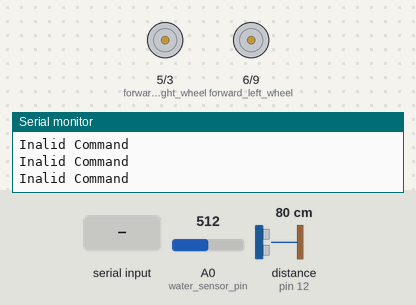
Bench run of a sketch on a simulated Arduino Uno, built with avr-gcc and run on an emulated ATmega328P. Parts: motor-driver pin pairs drawn as motors (green arrow = first pin HIGH = forward, orange = second pin HIGH = backward, longer = more drive), the last lines printed to the serial monitor. The inputs (shaded band) are chosen by the test bench; at power-on: A0 (water_sensor_pin) = 512, distance to the obstacle (sensor on pin 12) 80 cm. The echo pulse lasts 58.3 µs per cm.

Above: at 1.2 s.
1.3 s: "f" received over Serial
At 4.1 s:
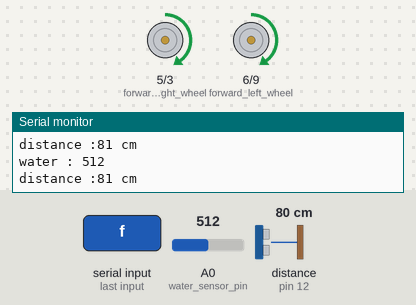
4.3 s: A0 (water_sensor_pin) set to 964
7.3 s: A0 (water_sensor_pin) set to 990
At 10.1 s:
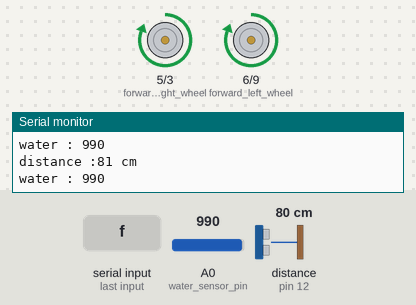
10.3 s: "b" received over Serial
At 11.4 s:
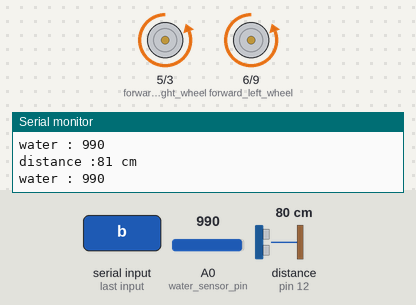
11.8 s: "r" received over Serial
At 12.4 s:
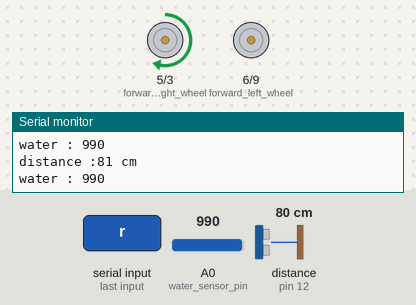
13.3 s: "l" received over Serial
At 14.7 s:
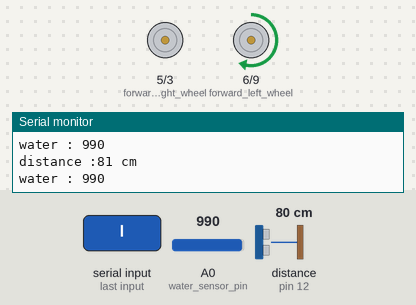
Timing chart, 0 to 15.8 s (numbered marks = the images above; inputs shaded):
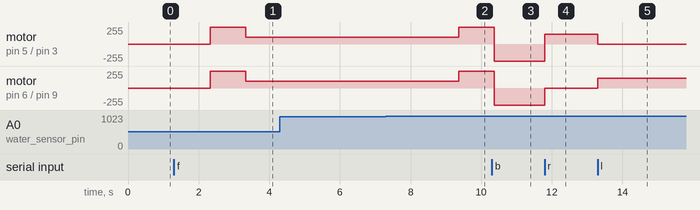

The sketch:

self_driving_car.ino
```cpp
#include <NewPing.h>

#define TRIGGER_PIN  11  // Arduino pin tied to trigger pin on the ultrasonic sensor.
#define ECHO_PIN     12  // Arduino pin tied to echo pin on the ultrasonic sensor.
#define MAX_DISTANCE 200 // Maximum distance we want to ping for (in centimeters). Maximum sensor distance is rated at 400-500cm.


NewPing sonar(TRIGGER_PIN, ECHO_PIN, MAX_DISTANCE); // NewPing setup of pins and maximum distance.


unsigned short forward_right_wheel=5;
unsigned short backward_right_wheel=3;

unsigned short forward_left_wheel=6;
unsigned short backward_left_wheel=9;

const int water_sensor_pin=A0;


String motor_Direction;

int distance;
int water_value;

String Direction;

unsigned int pins[]={3,5,6,9};

char data_reading;


////////////////////////////////////////
void forward_car(){

    analogWrite(backward_right_wheel,0);
   analogWrite(forward_right_wheel,255);

   analogWrite(backward_left_wheel,0);
   analogWrite(forward_left_wheel,255);

}
void backward_car(){

   analogWrite(backward_right_wheel,255);
   analogWrite(forward_right_wheel,0);

   analogWrite(backward_left_wheel,255);
   analogWrite(forward_left_wheel,0);

}

void stop_car(){
    analogWrite(backward_right_wheel,0);
   analogWrite(forward_right_wheel,0);

   analogWrite(backward_left_wheel,0);
   analogWrite(forward_left_wheel,0);
}


void right_car(){
  analogWrite(backward_right_wheel,0);
   analogWrite(forward_right_wheel,150);

   analogWrite(backward_left_wheel,0);
   analogWrite(forward_left_wheel,0);
}

void left_car(){
  analogWrite(backward_right_wheel,0);
   analogWrite(forward_right_wheel,0);

   analogWrite(backward_left_wheel,0);
   analogWrite(forward_left_wheel,150);
}

void down_car_speed(){
   analogWrite(backward_right_wheel,0);
   analogWrite(forward_right_wheel,100);

   analogWrite(backward_left_wheel,0);
   analogWrite(forward_left_wheel,100);

}
/////////////////////////////////////////////
int measure_distance(){
  int distance_measure=sonar.ping_cm();
  Serial.print("distance :");
  Serial.print(distance_measure);
  Serial.println(" cm");
  delay(500);
  return distance_measure;

}

int measure_water_sensor(){
  int water_sensor_value=analogRead(water_sensor_pin);
   Serial.print("water : ");
   Serial.println(water_sensor_value);

    delay(500);
   return water_sensor_value;


}
/////////////////////////////////////////
void run_car(){
    distance=measure_distance();
    water_value=measure_water_sensor();

    if(distance>20){
    forward_car();

   }

   else{
    stop_car();
   }

    while(water_value<980){
      water_value=measure_water_sensor();
      distance=measure_distance();

      if(distance>20){
        down_car_speed();
      }
      if (distance<20){
        stop_car();
      }

      if(water_value>980){
        break;
      }
    }

}


void send_command(char data_reading){
  switch(data_reading){
    case 'f': run_car();break;
    case 'b': backward_car();break;
    case 's': stop_car();break;
    case 'r': right_car();break;
    case 'l': left_car();break;

    default:Serial.print("Inalid Command\n");

  }
}

void setup() {
 Serial.begin(9600);
  for(int i=0;i<4;i++)
  {
    pinMode(pins[i],OUTPUT);
  }

}


void loop() {

   //receive command
  if (Serial.available() > 0){
    data_reading = Serial.read();
  }

   send_command(data_reading);


}
```

Measured:
- the behaviour switches between 979 and 980 on A0 (water_sensor_pin) (found by bisection; images 1 and 2)
- after the input at 1.3 s, motor on pin 5 (forward_right_wheel) / pin 3 (backward_right_wheel), motor on pin 6 (forward_left_wheel) / pin 9 (backward_left_wheel): stopped → forward 255/255 after 1.0 s, → forward 100/255 1.0 s later
- after the input at 7.3 s, motor on pin 5 (forward_right_wheel) / pin 3 (backward_right_wheel), motor on pin 6 (forward_left_wheel) / pin 9 (backward_left_wheel): forward 100/255 → forward 255/255 after 2.1 s
- after the input at 10.3 s, motor on pin 5 (forward_right_wheel) / pin 3 (backward_right_wheel), motor on pin 6 (forward_left_wheel) / pin 9 (backward_left_wheel): forward 255/255 → backward 255/255 after 0.07 s
- after the input at 11.8 s, motor on pin 5 (forward_right_wheel) / pin 3 (backward_right_wheel): backward 255/255 → forward 150/255 at once; motor on pin 6 (forward_left_wheel) / pin 9 (backward_left_wheel): backward 255/255 → stopped at once
- after the input at 13.3 s, motor on pin 5 (forward_right_wheel) / pin 3 (backward_right_wheel): forward 150/255 → stopped at once; motor on pin 6 (forward_left_wheel) / pin 9 (backward_left_wheel): stopped → forward 150/255 at once
